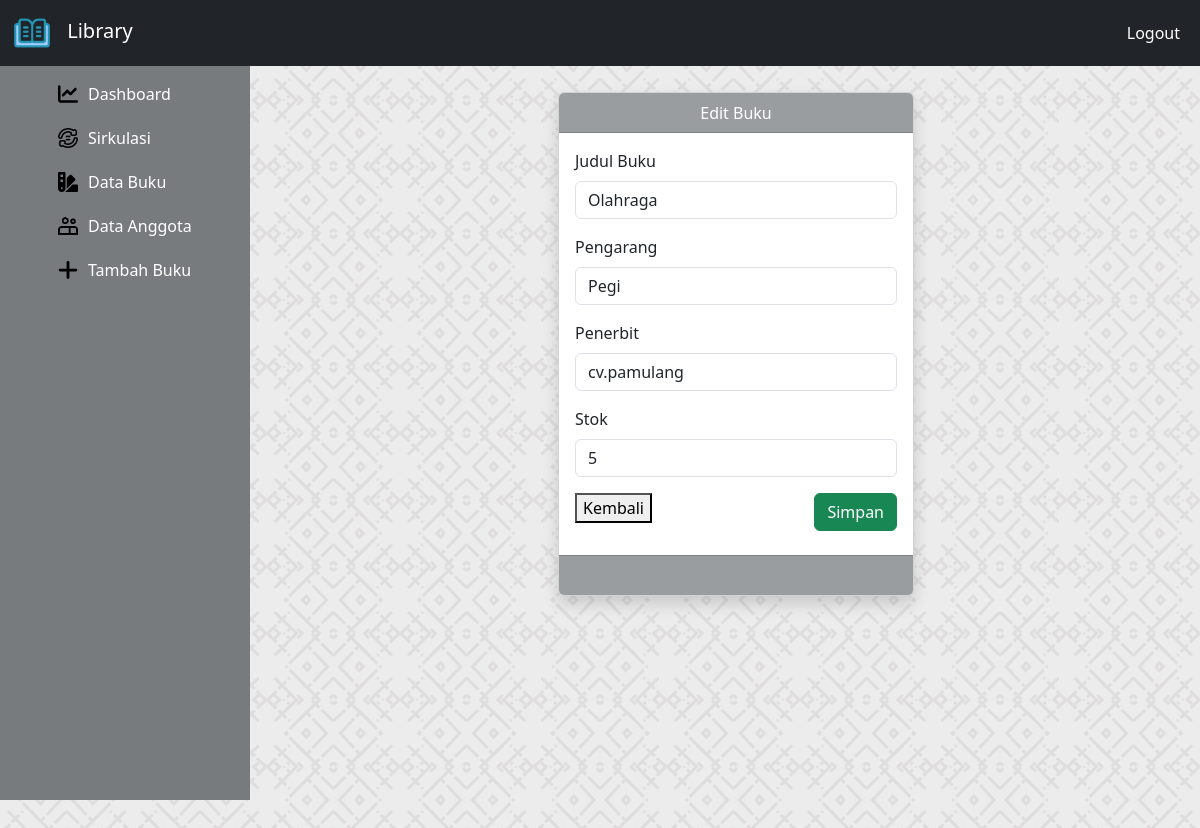
Page /editbuku.php?id_buku=5 on the committed database.
### tables this page shows
CREATE TABLE `buku` (
  `id_buku` int(10) NOT NULL,
  `judul_buku` varchar(50) NOT NULL,
  `pengarang` text NOT NULL,
  `penerbit` text NOT NULL,
  `jumlah_stok` int(5) NOT NULL
);

### config/controller.php (called while the page is built, shortened)
<?php
    function select($query) {
        global $conn;
        $result = mysqli_query($conn, $query);
        $rows = [];
        while ($row = mysqli_fetch_assoc($result)) {
            $rows[] = $row;
        }
        return $rows;
    }
?>

### editbuku.php (the view, shortened to what this page needs)
<?php
    include 'layout/header.php';
    $id_buku = (int)$_GET['id_buku'];
    $buku = select("SELECT * FROM buku WHERE id_buku = $id_buku")[0];
?>
<link rel="stylesheet" href="css/tambahbarang.css">
<div class="konten row">
        <div class="card-kotak col-md-5 mx-auto">
            <div class="card mt-3 shadow">
                <div class="card-header text-center" style="height: 40px;">
                    Edit Buku
                </div>
                <div class="card-body">
                    <form action="" method="post">
                        <div class="mb-3">
                            <label for="user" class="form-label">Judul Buku</label>
                            <div class="row">
                                <div class="col">
                                    <input type="text" class="form-control" id="judulbuku" name="judul_buku" value="<?= $buku['judul_buku']; ?>" placeholder="Judul Buku" required>
                                </div>
                            </div>
                        </div>
                        <div class="mb-3">
                            <label for="email" class="form-label">Pengarang</label>
                            <input type="text" class="form-control" id="pencipta" name="pengarang" value="<?= $buku['pengarang']; ?>" placeholder="Pengarang" required>
                        </div>
                        <div class="mb-3">
                            <label for="pass" class="form-label">Penerbit</label>
                            <input type="text" class="form-control" id="terbit" name="penerbit" value="<?= $buku['penerbit']; ?>" placeholder="Penerbit" required>
                        </div>
                        <div class="mb-3">
                            <label for="pass" class="form-label">Stok</label>
                            <input type="number" class="form-control" id="pass" name="jumlah_stok" value="<?= $buku['jumlah_stok']; ?>" placeholder="Jumlah Stok" required>
                        </div>
                        <button type="submit" name="edit" class="btn btn-success" style="float: right;">Simpan</button>
                        <p><button type="button" onclick="history.back()">Kembali</button></p>
                    </form>
                </div>
                <div class="card-footer" style="height: 40px;">
                </div>
            </div>
        </div>
    </div>

### css/tambahbarang.css (style rules this page uses)
body { background-image: url(../foto/bg2.png); justify-content: center; align-items: center; height: 100vh; }
.card-header { background-color: #999DA0; color: white; }
.card-footer { background-color: #999DA0; color: white; }

### layout/header.php (style rules this page uses)
.konten { margin-left: 260px; padding: 20px; }

### rows in the picture
buku: judul_buku "Olahraga", pengarang "Pegi", penerbit "cv.pamulang", jumlah_stok "5"
